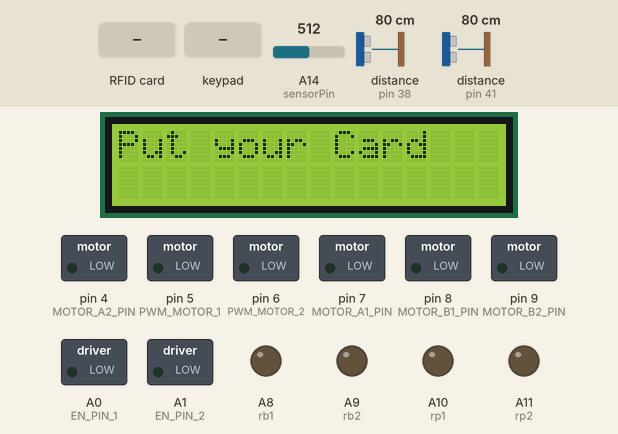
The sketch below on a simulated Arduino Mega 2560, built with avr-gcc and run on an emulated ATmega2560. Parts: 16×2 character LCD, switched loads named in the sketch (green lamp = pin HIGH), output pins drawn as LEDs (lit = HIGH). The inputs (shaded band) are chosen by the test bench; at power-on: distance to the obstacle (sensors on pin 38, pin 41) 80 cm, A14 (sensorPin) = 512. The echo pulse lasts 58.3 µs per cm; pins used as bus, display or sensor lines are not drawn; what the sketch prints to the serial monitor is not drawn.

Above: at 1.3 s.
1.4 s: RFID card 77 29 54 27 held to the reader
At 3.1 s:
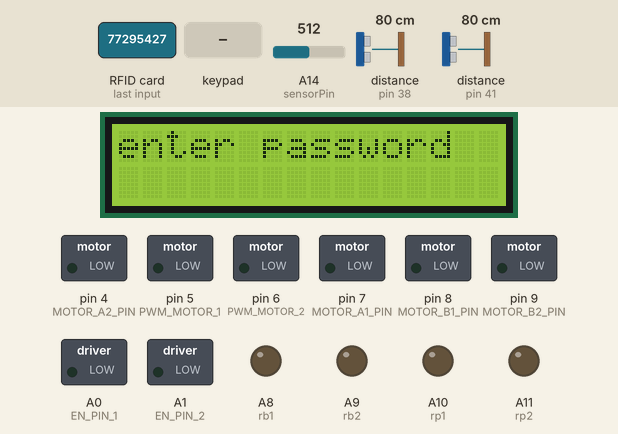
3.6 s: keypad keys 1 2 3 4 pressed 1.471 s apart
At 8.9 s:
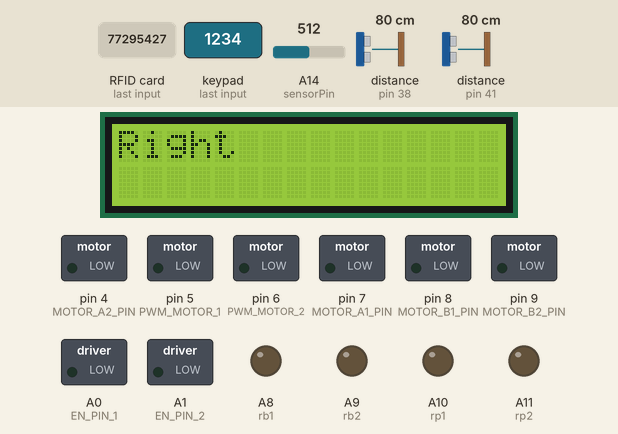
13.5 s: RFID card 77 29 54 27 held to the reader
At 17.3 s:
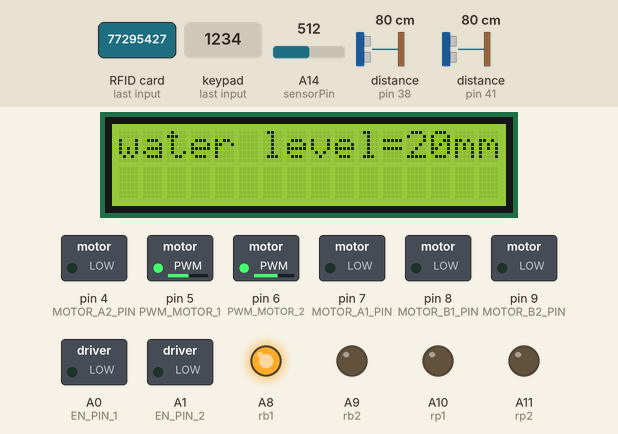
17.6 s: distance to the obstacle (sensor on pin 38) set to 23 cm
20.0 s: distance to the obstacle (sensor on pin 38) set to 19 cm
Timing chart, 0 to 23.0 s (numbered marks = the images above; inputs shaded):
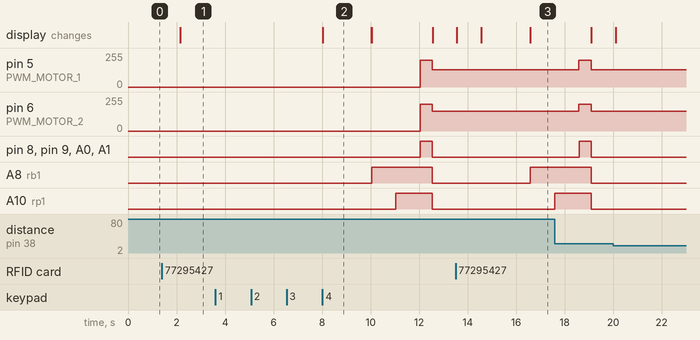

The sketch:

solar_cleaning.ino
```cpp
/*code for solar cleaning project
which include two motors for wheels, motor for brush and pump and be accessd with RFID and password

 component used
 1-Arduino mega
 2- Dual monster motor driver
 3- 4 Relay module for pump and brush
 4- 2 Ultrasonic to sense the end of solar cell
 5- Keypad
 6- RFID
 7- Water level sensor
 8- LCD to dispaly water level sensor reading and if password right or wrong
 */

 //kholoud shaker
 //(4/1/2022)

#include <SPI.h>
#include <MFRC522.h>
#define SS_PIN 53
#define RST_PIN 47
MFRC522 rfid(SS_PIN, RST_PIN); // Instance of the class
bool flag=false;

//keypad
#include <Keypad.h>
const byte ROWS = 4; //four rows
const byte COLS = 3; //three columns
char keys[ROWS][COLS] = {
  {'1','2','3'},
  {'4','5','6'},
  {'7','8','9'},
  {'*','0','#'}
};
byte rowPins[ROWS] = {23,25,27,29}; //connect to the row pinouts of the keypad
byte colPins[COLS] = {31,33,35}; //connect to the column pinouts of the keypad
char pass[6];
byte count=0;
String password="1234";
Keypad keypad = Keypad( makeKeymap(keys), rowPins, colPins, ROWS, COLS );

//motors
#define MOTOR_A1_PIN 7
#define MOTOR_B1_PIN 8
//MOTOR 2
#define MOTOR_A2_PIN 4
#define MOTOR_B2_PIN 9

#define PWM_MOTOR_1 5
#define PWM_MOTOR_2 6
#define EN_PIN_1 A0
#define EN_PIN_2 A1

//ultrasonic
//ultrasonic1
int trigPin1 =39;
int echoPin1 =41 ;
long distance1;
long duration1;
//ultrasonic2
int trigPin2 =40;
int echoPin2 =38;
long distance2;
long duration2;

//LCD
#include <LiquidCrystal.h>
const int rs = 16, en = 17, d4 = 18, d5 = 19, d6 = 20, d7 = 21;
LiquidCrystal lcd(rs, en, d4, d5, d6, d7);

//water level
int sensorPower= A15;
int sensorPin= A14;
int val;
int x;

//brush
int rb1=A8;
int rb2=A9;
//pump
int rp1=A10;
int rp2=A11;


void setup()
{
  pinMode(sensorPower, OUTPUT);
  digitalWrite(sensorPower, LOW);
  pinMode(rb1, OUTPUT);
  pinMode(rb2, OUTPUT);
  pinMode(rp1, OUTPUT);
  pinMode(rp2, OUTPUT);
  pinMode(MOTOR_A1_PIN, OUTPUT);
  pinMode(MOTOR_B1_PIN, OUTPUT);
  pinMode(MOTOR_A2_PIN, OUTPUT);
  pinMode(MOTOR_B2_PIN, OUTPUT);
  pinMode(PWM_MOTOR_1, OUTPUT);
  pinMode(PWM_MOTOR_2, OUTPUT);
  pinMode(EN_PIN_1, OUTPUT);
  pinMode(EN_PIN_2, OUTPUT);
  pinMode(echoPin1, INPUT);
  pinMode(trigPin1, OUTPUT);
  pinMode(echoPin2, INPUT);
  pinMode(trigPin2, OUTPUT);
  Serial.begin(9600);
  lcd.begin(16, 2);
  SPI.begin();      // Initiate  SPI bus
  rfid.PCD_Init(); // Init MFRC522

}
void loop(){
  lcd.clear();
  lcd.print("Put your Card");
  delay(1000);
  if (rfid.PICC_IsNewCardPresent() && rfid.PICC_ReadCardSerial()) {
  String UID="";
  for (byte i=0;i<rfid.uid.size;i++)
  {
     Serial.print(rfid.uid.uidByte[i] < 0x10 ? " 0" : " ");// E8 07 C7 D2
     Serial.print(rfid.uid.uidByte[i], HEX);
     UID.concat(String(rfid.uid.uidByte[i] < 0x10 ? " 0" : " ")); // 0E c2 12
     UID.concat(String(rfid.uid.uidByte[i], HEX));
  }
  UID.toUpperCase();
  // E8 07 C7 D2
  if (UID.substring(1) == "77 29 54 27") //change here the UID of the card/cards that you want to give access
  { lcd.clear();
    lcd.setCursor(0,0);
    lcd.println("enter password");
    while(count<=3){
     int key = keypad.getKey();
     if (key){
       pass[count] = key;
       count++;
        }}
      Serial.println(pass);
      lcd.clear();
     if (password == pass){
       lcd.print("Right");
       flag=true;
       delay(2000);

       }
     else{
      lcd.print("Wrong");
    }
  }
  while(flag){
    lcd.clear();
    digitalWrite(sensorPower, HIGH);  // turn the sensor ON
    delay(10);                      // wait 10 milliseconds
    val = analogRead(sensorPin); // read the analog value from sensor
    digitalWrite(sensorPower, LOW);   // turn the sensor OFF
    x= map(val,0,1023,0,40);
    lcd.print("water level=");
    lcd.print(x);
    lcd.println("mm");

    digitalWrite(trigPin1, LOW);
    delayMicroseconds(2);
    digitalWrite(trigPin1, HIGH);
    delayMicroseconds(10);
    digitalWrite(trigPin1, LOW);
    duration1 = pulseIn(echoPin1, HIGH);
    distance1 = duration1*0.034/2;
    /*lcd.clear();
    lcd.print("d1=");
    lcd.print(distance1);*/
    digitalWrite(rb1,HIGH);
    delay(1000);
    digitalWrite(rp1,HIGH);
    delay(1000);
    digitalWrite(EN_PIN_1, HIGH);
    digitalWrite(MOTOR_A1_PIN, HIGH);
    digitalWrite(MOTOR_B1_PIN, LOW);
    analogWrite(PWM_MOTOR_1, 200);
    digitalWrite(EN_PIN_2, HIGH);
    digitalWrite(MOTOR_A2_PIN, HIGH);
    digitalWrite(MOTOR_B2_PIN, LOW);
    analogWrite(PWM_MOTOR_2,200);
    while(distance1<20){
         digitalWrite(trigPin1, LOW);
         delayMicroseconds(2);
         digitalWrite(trigPin1, HIGH);
         delayMicroseconds(10);
         digitalWrite(trigPin1, LOW);
         duration1 = pulseIn(echoPin1, HIGH);
         distance1 = duration1*0.034/2;
         /*lcd.clear();
         lcd.print("d1=");
         lcd.print(distance1);  */
       }

    digitalWrite(trigPin2, LOW);
    delayMicroseconds(2);
    digitalWrite(trigPin2, HIGH);
    delayMicroseconds(10);
    digitalWrite(trigPin2, LOW);
    duration2 = pulseIn(echoPin2, HIGH);
    distance2 = duration2*0.034/2;
    /*lcd.clear();
    lcd.print("d2=");
    lcd.print(distance2);*/
    digitalWrite(EN_PIN_1, HIGH);
    digitalWrite(MOTOR_A1_PIN, LOW);
    digitalWrite(MOTOR_B1_PIN,HIGH);
    analogWrite(PWM_MOTOR_1, 200);
    digitalWrite(EN_PIN_2, HIGH);
    digitalWrite(MOTOR_A2_PIN, LOW);
    digitalWrite(MOTOR_B2_PIN, HIGH);
    analogWrite(PWM_MOTOR_2, 200);
    delay(500);
    while(distance2<20){
         digitalWrite(trigPin2, LOW);
         delayMicroseconds(2);
         digitalWrite(trigPin2, HIGH);
         delayMicroseconds(10);
         digitalWrite(trigPin2, LOW);
         duration2 = pulseIn(echoPin2, HIGH);
         distance2 = duration2*0.034/2;
         /*lcd.clear();
         lcd.print("d2=");
         lcd.print(distance2); */
       }

     digitalWrite(EN_PIN_1, LOW);
     digitalWrite(MOTOR_A1_PIN, LOW);
     digitalWrite(MOTOR_B1_PIN, LOW);
     analogWrite(PWM_MOTOR_1, 130);
     digitalWrite(EN_PIN_2, LOW);
     digitalWrite(MOTOR_A2_PIN, LOW);
     digitalWrite(MOTOR_B2_PIN, LOW);
     analogWrite(PWM_MOTOR_2, 150);
     digitalWrite(rb1,LOW);
     digitalWrite(rb2,LOW);
     digitalWrite(rp1,LOW);

     digitalWrite(rp2,LOW);
     lcd.clear();
     lcd.print("stop");
     delay(1000);
     flag=false;
  }
  rfid.PICC_HaltA();
  // Stop encryption on PCD
  rfid.PCD_StopCrypto1();


}}
```

Measured:
- after the input at 1.4 s, the display: changes after 0.76 s (image 1)
- after the input at 3.6 s, pin 5 (PWM_MOTOR_1): 0/255 → 200/255 after 8.4 s, → 130/255 0.51 s later; pin 6 (PWM_MOTOR_2): 0/255 → 200/255 after 8.4 s, → 150/255 0.51 s later
- after the input at 13.5 s, A8 (rb1): LOW → HIGH after 3.1 s; A10 (rp1): LOW → HIGH after 4.1 s; the display: first differs from a run without the input after 1.1 s (image 3 shows a later state)
- what the display in image 2 shows lasts 2.0 s, from 8.0 s to 10.0 s
